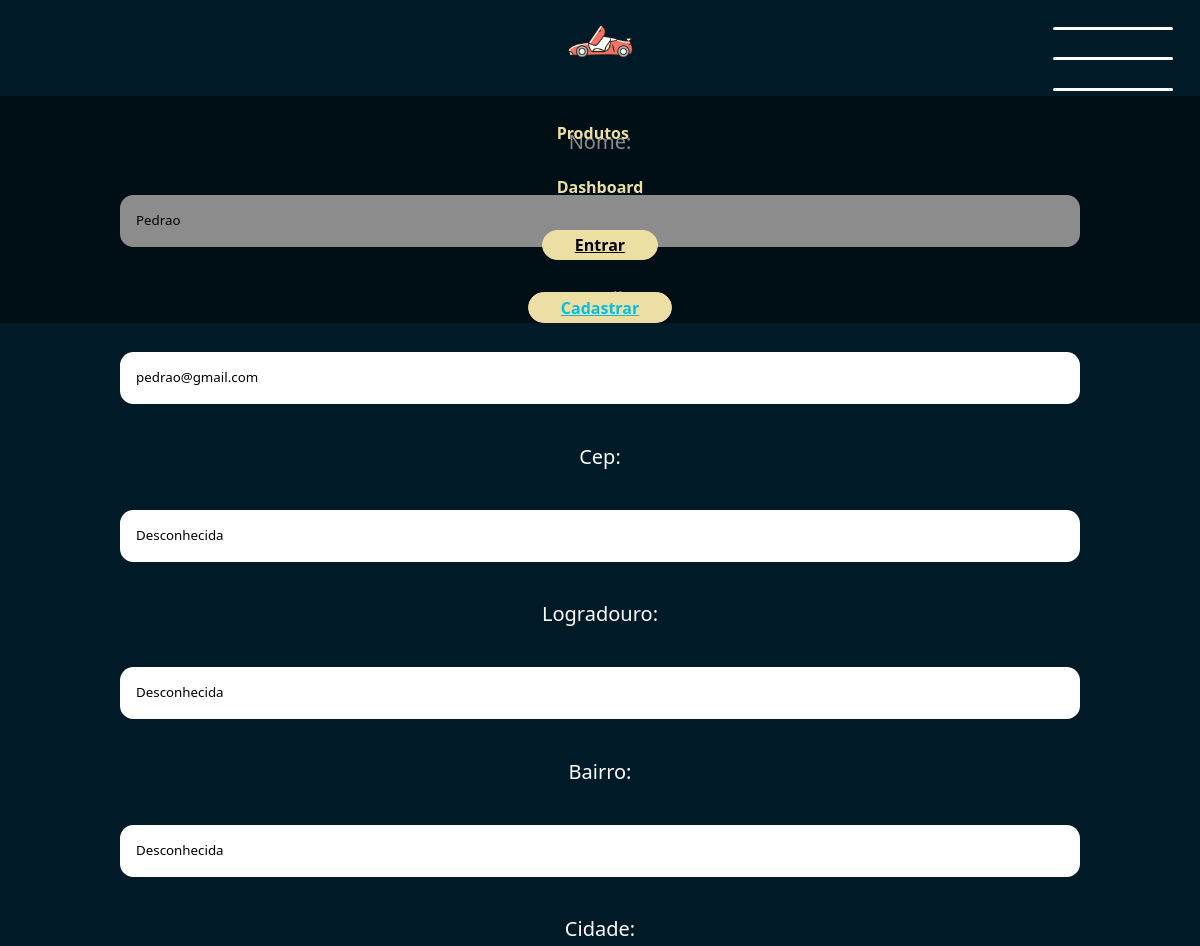
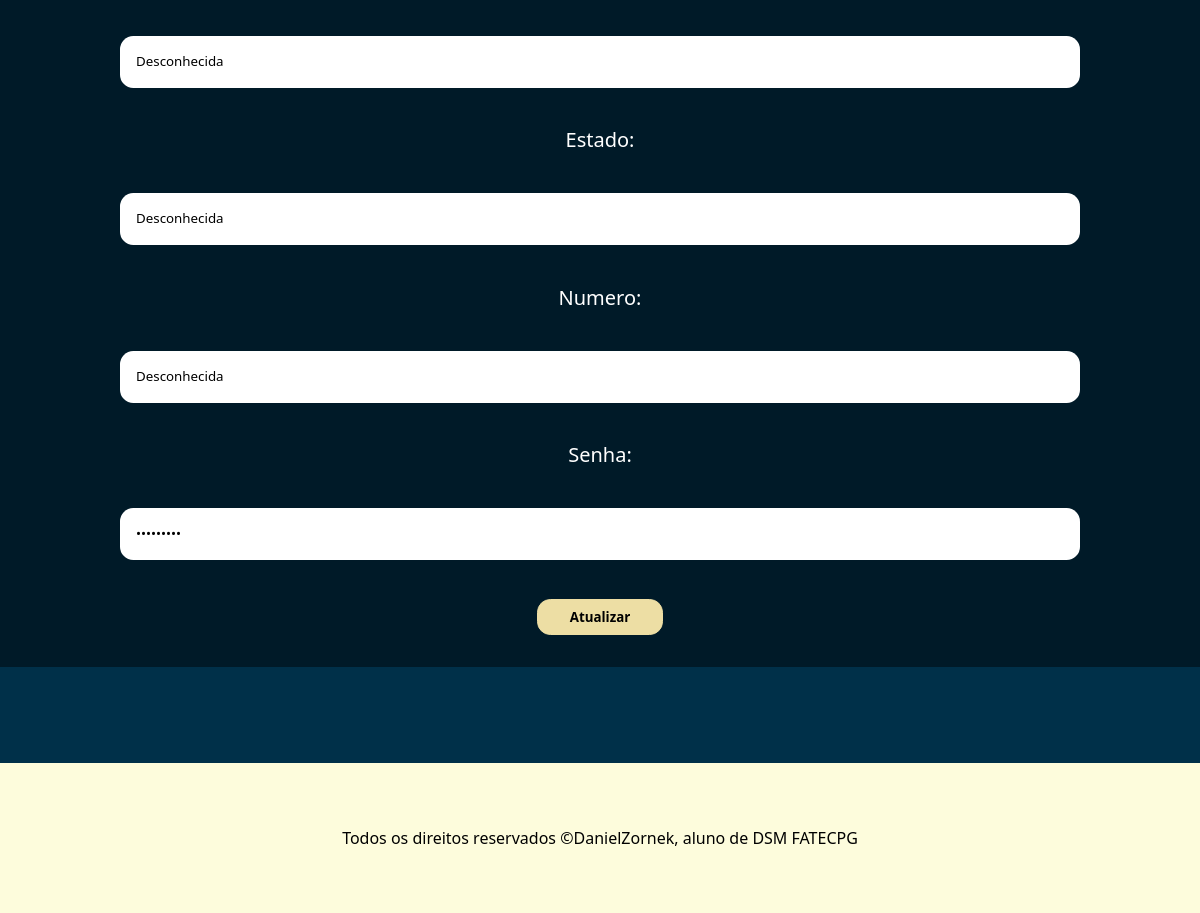
The page /editar-usuario/1 on the database its author committed (2 pictures, top to bottom).
### app/models.py (models this page shows, shortened)
class Usuario(models.Model): # aqui dizemos que a classe pai Model irá dar herança para a classe usuario
    nome = models.CharField(max_length=100) # varchar, deve especificar o tamanho
    email = models.EmailField()
    cep = models.CharField(max_length=10, default="Desconhecida")
    logradouro = models.CharField(max_length=100, default="Desconhecida")
    bairro = models.CharField(max_length=60, default="Desconhecida")
    cidade = models.CharField(max_length=60, default="Desconhecida")
    estado = models.CharField(max_length=3, default="Desconhecida")
    numero = models.CharField(max_length=10, default="Desconhecida")
    senha = models.CharField(max_length=16)

### app/views.py (the view)
# urls.py: path('editar-usuario/<int:id_usuario>', views.editarUsuario, name="editarUsuario"),
def editarUsuario(request, id_usuario):
    usuario = Usuario.objects.get(id=id_usuario)
    formUsuarioEditar = formulario(request.POST or None, instance=usuario)
    if request.POST:
        if formUsuarioEditar.is_valid():
            formUsuarioEditar.save()
            return redirect("exibirUsuarios")
    else:
        return render(request, "editar-usuario.html", {'form' : formUsuarioEditar})

### app/forms.py
class formulario(forms.ModelForm):
    class Meta: # não precisa de parenteses
        model = Usuario
        fields = ('nome', 'email', 'cep', 'logradouro', 'bairro', 'cidade', 'estado', 'numero', 'senha')
        widgets = {
            'nome' : forms.TextInput(attrs={'type':'text', 'class':'form-input'}),
            'email' : forms.TextInput(attrs={'type':'email', 'class':'form-input'}),
            'cep' : forms.TextInput(attrs={'type':'text', 'class': 'form-input'}),
            'logradouro' : forms.TextInput(attrs={'type':'text', 'class': 'form-input'}),
            'bairro' : forms.TextInput(attrs={'type':'text', 'class': 'form-input'}),
            'cidade' : forms.TextInput(attrs={'type':'text', 'class': 'form-input'}),
            'estado' : forms.TextInput(attrs={'type':'text', 'class': 'form-input'}),
            'numero' : forms.TextInput(attrs={'type':'text', 'class': 'form-input'}),
            'senha' : forms.TextInput(attrs={'type':'password', 'class':'form-input'})
        }

### app/templates/editar-usuario.html (shortened to what this page needs)
{% extends 'template.html' %}
{% load static %}
{% block style %} <link rel="stylesheet" href="{% static '_forms.css' %}"> {% endblock %}
{% block conteudo %}
    <form method="POST" class="form">
        {{ form.as_p }}
        <button type="submit" class="form-button">
            Atualizar
        </button>
    </form>
{% endblock %}

### app/static/template.css (style rules this page uses)
* { margin: 0; padding: 0; box-sizing: border-box; font-family: 'Segoe UI', Tahoma, Geneva, Verdana, sans-serif; }
:root { --cor1: #06BEE1; --cor2: #003049; --cor3: #EDDEA4; --cor4: #280003; --cor5: #DB5461; }
html { overflow-x: hidden; }
body { background-color: var(--cor2); background-repeat: no-repeat; display: flex; flex-direction: column; align-items: center; }
p { font-size: 20px; }

### app/static/_forms.css (style rules this page uses)
.form { width: 100%; display: flex; flex-direction: column; align-items: center; gap: 2em; font-size: 1.2em; }
.form p { width: 100%; display: flex; flex-direction: column; align-items: center; gap: 2em; }
.form-input { padding: 1.2em; border: none; outline: none; border-radius: 1em; width: 80%; transition: .3s ease-in-out; border-bottom: 2px solid transparent; }
.form-button { cursor: pointer; background-color: var(--cor3); color: #000000; padding: .6em 2.4em; border: none; border: 1px solid var(--cor3); border-radius: 1em; transition: .3s ease-in; font-weight: 600; }

### rows shown on the page
Usuario: nome "Pedrao", email "pedrao@gmail.com", cep "Desconhecida", logradouro "Desconhecida", bairro "Desconhecida", cidade "Desconhecida", estado "Desconhecida", numero "Desconhecida"
